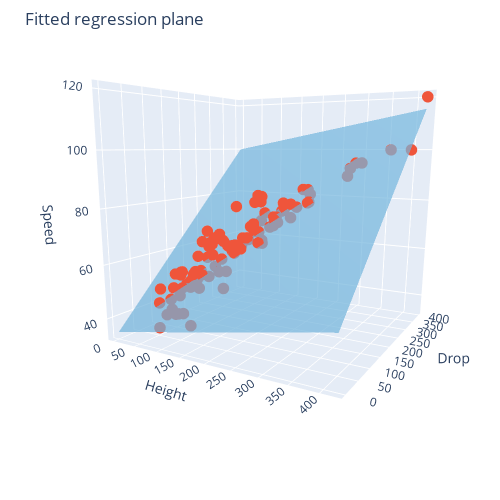

This figure's notebook cell:
### Code cell
z_color = np.zeros_like(z_data)
x_scatter_data = df_regress['X_1'].to_numpy()
y_scatter_data = df_regress['X_2'].to_numpy()
z_scatter_data = df_regress['Y'].to_numpy()

fig = go.Figure(data=[
  go.Surface(z=z_data.T, x=x_data, y=y_data, 
    colorscale="Blues", surfacecolor=z_color,
    showscale=False, opacity=0.7),
  go.Scatter3d(x=x_scatter_data, y=y_scatter_data, z=z_scatter_data, 
    mode="markers", marker_size=4)])

#go.Figure(data=[go.Scatter3d(x=df_regress['X_1'], y=df_regress['X_2'], 
#  z=df_regress['Y'], mode="markers")])

theta = [-70, 230, 85]
theta = np.deg2rad(theta)
a = 3.
camera = {
  'center': {'x': 0, 'y': -0.2, 'z': -0.2},
  'eye': {'x': a*np.cos(theta[0]), 'y': a*np.cos(theta[1]), 'z': a*np.cos(theta[2])}}

fig.update_layout(
  title="Fitted regression plane", autosize=True,
  width=500, height=500,
  margin={'l':35, 'r': 30, 'b':15, 't':50,},
  scene={
    "xaxis_title": "Height",
    "yaxis_title": "Drop",
    "zaxis_title": "Speed"},
  scene_camera=camera)


fig.show()

### Figure 1 — Plotly figure (JSON) as saved in the notebook; plotly's stock layout.template omitted (floating-point values rounded to 4 significant figures)
{"data": [{"colorscale": [[0, "rgb(247,251,255)"], [0.125, "rgb(222,235,247)"], [0.25, "rgb(198,219,239)"], [0.375, "rgb(158,202,225)"], [0.5, "rgb(107,174,214)"], [0.625, "rgb(66,146,198)"], [0.75, "rgb(33,113,181)"], [0.875, "rgb(8,81,156)"], [1, "rgb(8,48,107)"]], "opacity": 0.7, "showscale": false, "surfacecolor": [[0, 0, 0, 0, 0, 0, 0, 0, 0, 0], [0, 0, 0, 0, 0, 0, 0, 0, 0, 0], [0, 0, 0, 0, 0, 0, 0, 0, 0, 0], [0, 0, 0, 0, 0, 0, 0, 0, 0, 0], [0, 0, 0, 0, 0, 0, 0, 0, 0, 0], [0, 0, 0, 0, 0, 0, 0, 0, 0, 0], [0, 0, 0, 0, 0, 0, 0, 0, 0, 0], [0, 0, 0, 0, 0, 0, 0, 0, 0, 0], [0, 0, 0, 0, 0, 0, 0, 0, 0, 0], [0, 0, 0, 0, 0, 0, 0, 0, 0, 0]], "type": "surface", "x": [0, 46.67, 93.33, 140, 186.7, 233.3, 280, 326.7, 373.3, 420], "y": [0, 44.44, 88.89, 133.3, 177.8, 222.2, 266.7, 311.1, 355.6, 400], "z": [[34.59, 36.33, 38.06, 39.8, 41.54, 43.27, 45.01, 46.74, 48.48, 50.22], [41.84, 43.58, 45.32, 47.05, 48.79, 50.53, 52.26, 54.0, 55.73, 57.47], [49.1, 50.83, 52.57, 54.31, 56.04, 57.78, 59.51, 61.25, 62.99, 64.72], [56.35, 58.09, 59.82, 61.56, 63.3, 65.03, 66.77, 68.5, 70.24, 71.98], [63.61, 65.34, 67.08, 68.81, 70.55, 72.29, 74.02, 75.76, 77.49, 79.23], [70.86, 72.59, 74.33, 76.07, 77.8, 79.54, 81.28, 83.01, 84.75, 86.48], [78.11, 79.85, 81.58, 83.32, 85.06, 86.79, 88.53, 90.26, 92.0, 93.74], [85.37, 87.1, 88.84, 90.57, 92.31, 94.05, 95.78, 97.52, 99.25, 101.0], [92.62, 94.35, 96.09, 97.83, 99.56, 101.3, 103.0, 104.8, 106.5, 108.2], [99.87, 101.6, 103.3, 105.1, 106.8, 108.6, 110.3, 112.0, 113.8, 115.5]]}, {"marker": {"size": 4}, "mode": "markers", "type": "scatter3d", "x": [420, 415, 310, 235, 245, 160, 205, 209, 165, 230, 160, 218, 208, 175, 205, 200, 207, 170, 202, 179.5, 208, 205, 188, 155, 173, 195, 110, 203, 122, 127, 120, 191.5, 157, 95, 149, 161, 150, 117, 179.5, 156, 150, 143, 105, 154, 150, 163, 125, 110, 115, 137.8, 101.5, 138, 100, 115, 115, 83, 70, 115, 70, 100, 98, 92, 70, 55, 84, 80, 70, 56, 70, 94, 78, 377.3, 318.2, 259.2, 262.5, 166, 65, 191.6, 137.8, 102, 82, 100, 75, 191.6, 249.3, 108.3, 102, 170.6, 191.6, 154, 108.3, 51.8, 108.3, 108.3, 232, 305, 147.7, 95, 230, 117.8, 101.7, 108.3, 108.3, 140, 101.7, 98.4, 170, 179, 107, 167, 120, 105, 200.2, 88, 325, 239.5, 63, 121], "y": [400, 328.1, 300, 255, 255, 228, 130, 225, 133, 215, 225, 214, 221, 215, 205, 205, 196, 210, 208, 166.5, 205, 194.6, 171, 80, 155, 170, 105, 144, 150, 147, 155, 177, 148, 151, 144, 155, 150, 115, 124, 146, 150, 137, 141, 144, 141, 128, 115, 92, 95, 124.7, 100, 138, 90, 95, 95, 75, 76, 95, 95, 95, 88, 90, 70, 52, 78, 75, 62, 47, 64, 66, 72, 328.1, 306.8, 229.7, 218.1, 178, 180, 177, 124.7, 93, 78, 90, 68, 177, 255.9, 95.2, 130, 196.8, 177, 144, 95.2, 49.8, 95.2, 95.2, 211, 300, 114.8, 87.3, 215, 111.8, 98.4, 95.2, 95.2, 113, 98.4, 100, 164, 171, 162, 150, 54, 105.7, 190.3, 84, 320, 219.8, 58, 128], "z": [120, 100, 93, 85, 85, 82, 82, 80, 80, 80, 80, 78.4, 77, 76, 75, 75, 74, 73, 73, 73, 73, 72, 70, 70, 68, 67, 67, 67, 66.3, 66, 66, 65.6, 65, 65, 65, 65, 65, 65, 65, 65, 65, 65, 64.8, 63, 63, 63, 62, 62, 55, 60.3, 55, 55, 55, 55, 55, 55, 55, 55, 55, 53, 53, 52, 50, 50, 50, 47, 46, 45, 42, 41, 40, 100, 95, 80.8, 80.8, 71.5, 68, 65.6, 60.3, 56, 56, 55, 40, 65.6, 83.3, 49.7, 60, 83, 65.6, 63, 49.7, 35, 49.7, 49.7, 75, 90, 49.7, 50.1, 80, 53.7, 52.8, 49.7, 49.7, 56, 52.8, 52.8, 67, 70, 68, 68, 38, 55.9, 71.5, 51, 95, 78.9, 40, 57]}], "layout": {"autosize": true, "height": 500, "margin": {"b": 15, "l": 35, "r": 30, "t": 50}, "scene": {"camera": {"center": {"x": 0, "y": -0.2, "z": -0.2}, "eye": {"x": 1.026, "y": -1.928, "z": 0.2615}}, "xaxis": {"title": {"text": "Height"}}, "yaxis": {"title": {"text": "Drop"}}, "zaxis": {"title": {"text": "Speed"}}}, "title": {"text": "Fitted regression plane"}, "width": 500}}
